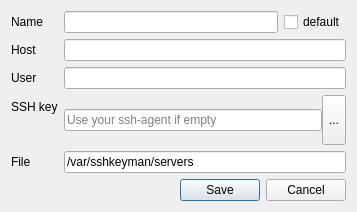
<?xml version="1.0" encoding="UTF-8"?>
<ui version="4.0">
 <class>edit_profile_dialog</class>
 <widget class="QDialog" name="edit_profile_dialog">
  <property name="geometry">
   <rect>
    <x>0</x>
    <y>0</y>
    <width>357</width>
    <height>212</height>
   </rect>
  </property>
  <property name="sizePolicy">
   <sizepolicy hsizetype="Preferred" vsizetype="Preferred">
    <horstretch>0</horstretch>
    <verstretch>0</verstretch>
   </sizepolicy>
  </property>
  <property name="windowTitle">
   <string>Edit Profile</string>
  </property>
  <layout class="QVBoxLayout" name="verticalLayout">
   <item>
    <layout class="QFormLayout" name="formLayout">
     <property name="fieldGrowthPolicy">
      <enum>QFormLayout::AllNonFixedFieldsGrow</enum>
     </property>
     <item row="0" column="0">
      <widget class="QLabel" name="name_label">
       <property name="text">
        <string>Name</string>
       </property>
      </widget>
     </item>
     <item row="0" column="1">
      <widget class="QWidget" name="widget" native="true">
       <layout class="QHBoxLayout" name="horizontalLayout">
        <property name="leftMargin">
         <number>0</number>
        </property>
        <property name="topMargin">
         <number>0</number>
        </property>
        <property name="rightMargin">
         <number>0</number>
        </property>
        <property name="bottomMargin">
         <number>0</number>
        </property>
        <item>
         <widget class="QLineEdit" name="name_edit"/>
        </item>
        <item>
         <widget class="QCheckBox" name="default_checkbox">
          <property name="text">
           <string>default</string>
          </property>
         </widget>
        </item>
       </layout>
      </widget>
     </item>
     <item row="1" column="0">
      <widget class="QLabel" name="host_label">
       <property name="text">
        <string>Host</string>
       </property>
      </widget>
     </item>
     <item row="1" column="1">
      <widget class="QLineEdit" name="host_edit"/>
     </item>
     <item row="2" column="0">
      <widget class="QLabel" name="user_label">
       <property name="text">
        <string>User</string>
       </property>
      </widget>
     </item>
     <item row="2" column="1">
      <widget class="QLineEdit" name="user_edit"/>
     </item>
     <item row="3" column="0">
      <widget class="QLabel" name="label">
       <property name="text">
        <string>SSH key</string>
       </property>
      </widget>
     </item>
     <item row="3" column="1">
      <widget class="QWidget" name="widget_2" native="true">
       <layout class="QHBoxLayout" name="horizontalLayout_2" stretch="1,0">
        <property name="spacing">
         <number>0</number>
        </property>
        <property name="leftMargin">
         <number>0</number>
        </property>
        <property name="topMargin">
         <number>0</number>
        </property>
        <property name="rightMargin">
         <number>0</number>
        </property>
        <property name="bottomMargin">
         <number>0</number>
        </property>
        <item>
         <widget class="QLineEdit" name="key_edit">
          <property name="toolTip">
           <string>If your ssh-agent already knows your key, you can leave this field empty.</string>
          </property>
          <property name="placeholderText">
           <string>Use your ssh-agent if empty</string>
          </property>
         </widget>
        </item>
        <item>
         <widget class="QToolButton" name="key_choose_button">
          <property name="sizePolicy">
           <sizepolicy hsizetype="Expanding" vsizetype="Expanding">
            <horstretch>0</horstretch>
            <verstretch>0</verstretch>
           </sizepolicy>
          </property>
          <property name="text">
           <string>...</string>
          </property>
         </widget>
        </item>
       </layout>
      </widget>
     </item>
     <item row="4" column="0">
      <widget class="QLabel" name="file_label">
       <property name="text">
        <string>File</string>
       </property>
      </widget>
     </item>
     <item row="4" column="1">
      <widget class="QLineEdit" name="file_edit">
       <property name="text">
        <string>/var/sshkeyman/servers</string>
       </property>
      </widget>
     </item>
    </layout>
   </item>
   <item>
    <widget class="QDialogButtonBox" name="button_box">
     <property name="standardButtons">
      <set>QDialogButtonBox::Cancel|QDialogButtonBox::Save</set>
     </property>
    </widget>
   </item>
  </layout>
 </widget>
 <tabstops>
  <tabstop>button_box</tabstop>
  <tabstop>name_edit</tabstop>
  <tabstop>default_checkbox</tabstop>
  <tabstop>host_edit</tabstop>
  <tabstop>user_edit</tabstop>
  <tabstop>key_edit</tabstop>
  <tabstop>key_choose_button</tabstop>
  <tabstop>file_edit</tabstop>
 </tabstops>
 <resources/>
 <connections/>
</ui>
